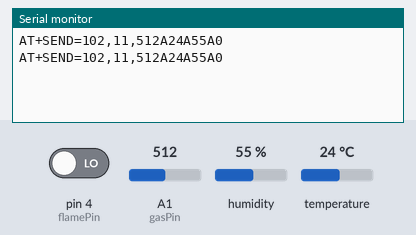
The sketch below on a simulated Arduino Uno, built with avr-gcc and run on an emulated ATmega328P. On the bench: the last lines printed to the serial monitor. The inputs (shaded band) are chosen by the test bench; at power-on: humidity 55 %, A1 (gasPin) = 512, pin 4 (flamePin) LOW, temperature 24 °C. The modem accepts every AT command (registered, SIM ready, sends succeed) and sends nothing else.

Above: at 3.8 s.
3.9 s: humidity set to 22 %
At 6.7 s:
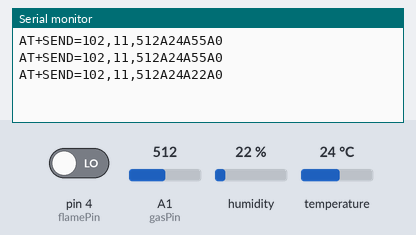
7.8 s: A1 (gasPin) set to 716
At 10.0 s:
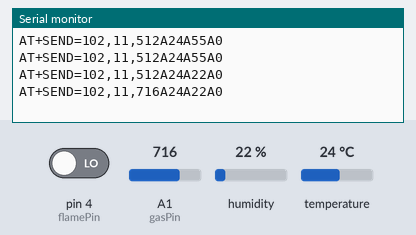
11.7 s: pin 4 (flamePin) driven HIGH
At 13.2 s:
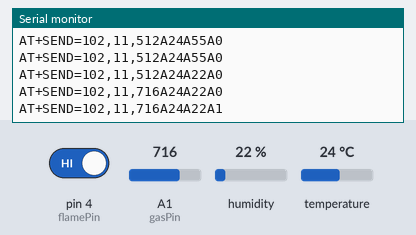
15.6 s: temperature set to 12 °C
At 18.6 s:
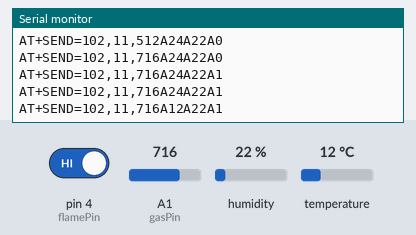
19.5 s: A1 (gasPin) set to 900
At 21.9 s:
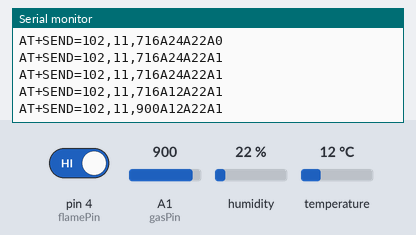
23.4 s: pin 4 (flamePin) driven LOW
At 25.1 s:
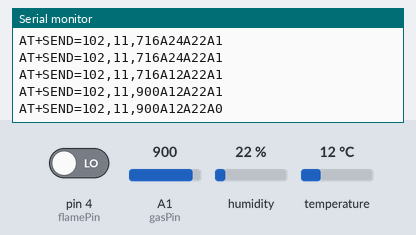
Timing chart, 0 to 26.6 s (numbered marks = the images above; inputs shaded):
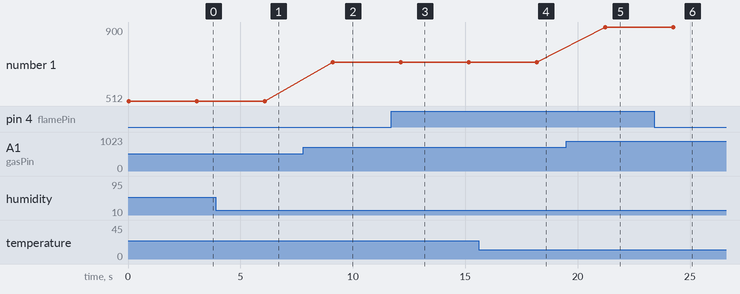

The sketch:

LoRa_Sensor_Data_Logging.ino
```cpp
#include <SoftwareSerial.h>
#include <DHT.h>
#include <DHT_U.h>

// create a new serial com port
SoftwareSerial mySerial(2, 3); // RX, TX

// DHT11 Temperature and humidity sensor is connected to arduino analoque pin A0
#define DHTPIN A0
#define DHTTYPE DHT11

DHT dht(DHTPIN, DHTTYPE);

// MQ-135 Gas sensor is connected to arduino analoque pin A1
int gasPin=A1;

// Flame sensor is connected to arduino analoque pin 4
int flamePin=4;

// create the string variables
String sensorvaluestr;
String datalength;
String mymessage;
//

void setup()
{
  // set the data rate for the Serial and SoftwareSerial ports
  mySerial.begin(115200);
  Serial.begin(9600);
  dht.begin();

  // configure the arduino input and output pins
  pinMode(gasPin, INPUT);
  pinMode(DHTPIN, INPUT);
  pinMode(flamePin, INPUT);
}

void loop() {
  // store all sensor data to a string
  sensorvaluestr = String(analogRead(gasPin)) + "A" + String(dht.readTemperature(), 0) + "A" + String(dht.readHumidity(), 0) + "A" + String(digitalRead(flamePin));

  // get the total string length
  datalength = String(sensorvaluestr.length());

  // define the LoRa module message to be sent
  mymessage = "AT+SEND=102," + datalength + "," + sensorvaluestr + "\r\n";

  // send message
  mySerial.println(mymessage);
  Serial.println(mymessage);

  // delay for 3 seconds
  delay(3000);
}
```

Measured:
- after the input at 3.9 s, the serial monitor: prints a new line after 2.2 s (image 1)
- after the input at 7.8 s, the serial monitor: prints a new line after 1.3 s (image 2)
- after the input at 11.7 s, the serial monitor: prints a new line after 0.44 s (image 3)
- after the input at 15.6 s, the serial monitor: prints a new line after 2.6 s (image 4)
- after the input at 19.5 s, the serial monitor: prints a new line after 1.7 s (image 5)
- after the input at 23.4 s, the serial monitor: prints a new line after 0.84 s (image 6)
- plotted number 1: 512 → 716 after the input at 7.8 s, 716 → 900 after the input at 19.5 s
